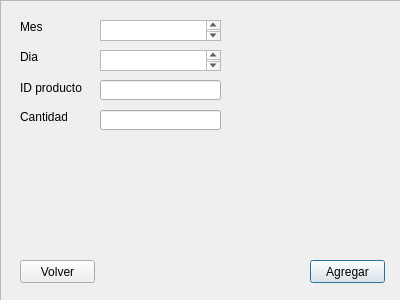
<?xml version="1.0" encoding="UTF-8"?>
<ui version="4.0">
 <class>VentanaVenta</class>
 <widget class="QDialog" name="VentanaVenta">
  <property name="geometry">
   <rect>
    <x>0</x>
    <y>0</y>
    <width>400</width>
    <height>300</height>
   </rect>
  </property>
  <property name="windowTitle">
   <string>Dialog</string>
  </property>
  <widget class="QFrame" name="frame">
   <property name="enabled">
    <bool>true</bool>
   </property>
   <property name="geometry">
    <rect>
     <x>0</x>
     <y>0</y>
     <width>401</width>
     <height>301</height>
    </rect>
   </property>
   <property name="frameShape">
    <enum>QFrame::StyledPanel</enum>
   </property>
   <property name="frameShadow">
    <enum>QFrame::Raised</enum>
   </property>
   <widget class="QLabel" name="label">
    <property name="geometry">
     <rect>
      <x>20</x>
      <y>20</y>
      <width>47</width>
      <height>13</height>
     </rect>
    </property>
    <property name="text">
     <string>Mes</string>
    </property>
   </widget>
   <widget class="QLabel" name="label_2">
    <property name="geometry">
     <rect>
      <x>20</x>
      <y>50</y>
      <width>47</width>
      <height>13</height>
     </rect>
    </property>
    <property name="text">
     <string>Dia</string>
    </property>
   </widget>
   <widget class="QLabel" name="label_3">
    <property name="geometry">
     <rect>
      <x>20</x>
      <y>80</y>
      <width>71</width>
      <height>16</height>
     </rect>
    </property>
    <property name="text">
     <string>ID producto</string>
    </property>
   </widget>
   <widget class="QLabel" name="label_4">
    <property name="geometry">
     <rect>
      <x>20</x>
      <y>110</y>
      <width>47</width>
      <height>13</height>
     </rect>
    </property>
    <property name="text">
     <string>Cantidad</string>
    </property>
   </widget>
   <widget class="QTextEdit" name="textEdit">
    <property name="geometry">
     <rect>
      <x>100</x>
      <y>20</y>
      <width>121</width>
      <height>21</height>
     </rect>
    </property>
   </widget>
   <widget class="QTextEdit" name="textEdit_2">
    <property name="geometry">
     <rect>
      <x>100</x>
      <y>50</y>
      <width>121</width>
      <height>21</height>
     </rect>
    </property>
   </widget>
   <widget class="QLineEdit" name="lineEdit">
    <property name="geometry">
     <rect>
      <x>100</x>
      <y>80</y>
      <width>121</width>
      <height>20</height>
     </rect>
    </property>
   </widget>
   <widget class="QLineEdit" name="lineEdit_2">
    <property name="geometry">
     <rect>
      <x>100</x>
      <y>110</y>
      <width>121</width>
      <height>20</height>
     </rect>
    </property>
   </widget>
   <widget class="QPushButton" name="pushButton">
    <property name="geometry">
     <rect>
      <x>310</x>
      <y>260</y>
      <width>75</width>
      <height>23</height>
     </rect>
    </property>
    <property name="text">
     <string>Agregar</string>
    </property>
   </widget>
   <widget class="QPushButton" name="pushButton_2">
    <property name="geometry">
     <rect>
      <x>20</x>
      <y>260</y>
      <width>75</width>
      <height>23</height>
     </rect>
    </property>
    <property name="text">
     <string>Volver</string>
    </property>
   </widget>
  </widget>
 </widget>
 <resources/>
 <connections/>
</ui>
